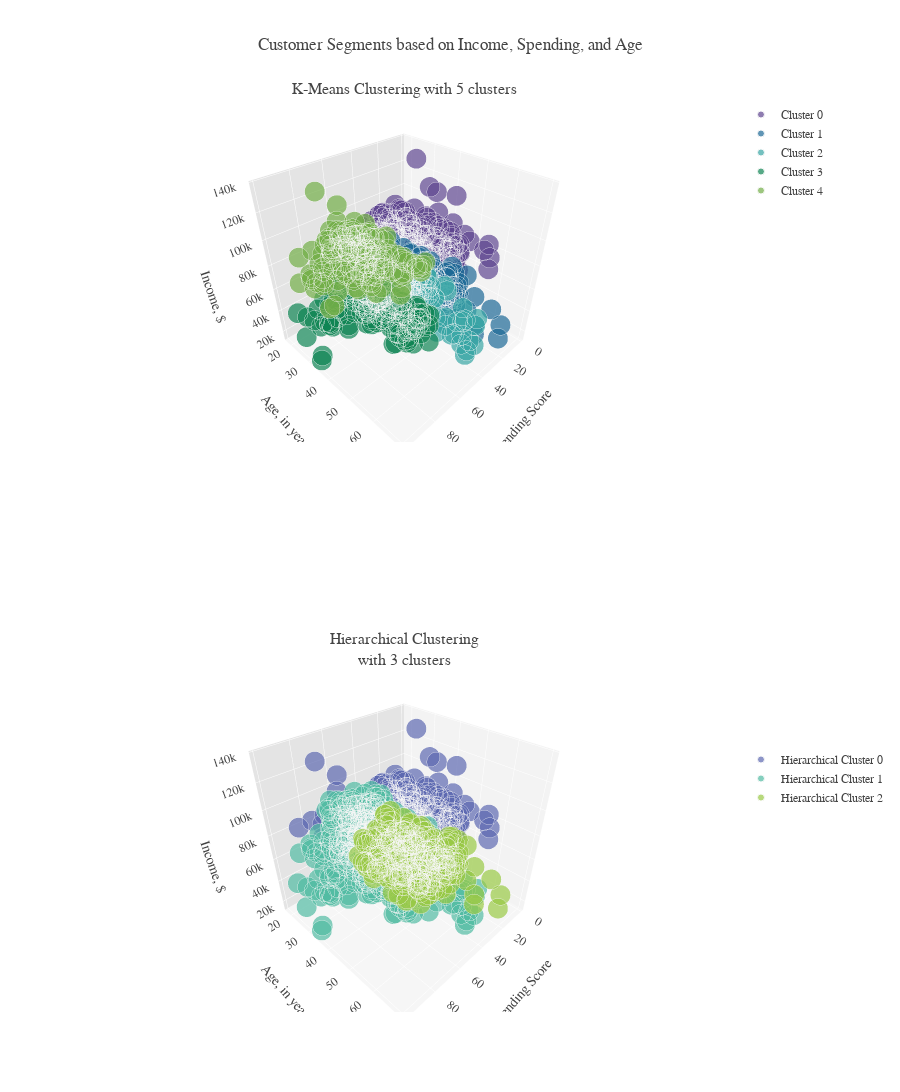

The notebook cell saved with this chart:
### Markdown cell above
# <div style="color:white;display:fill;border-radius:5px;background-color:#67A4A4;letter-spacing:0.5px;overflow:hidden"><p style="padding:20px;color:white;overflow:hidden;margin:0;font-size:120%;text-align:center">Cluster Profile Comparison</p></div>
Below are the plots of the customer profiles based on age, income, and spending from each clustering model.

### Code cell
# Initializing figure with 3 3D subplots
fig = make_subplots(rows=2, cols=1,
                    specs=[[{'type': 'scatter3d'}],
                           [{'type': 'scatter3d'}], 
                          ],
                     subplot_titles=("K-Means Clustering with 5 clusters", 
                                     "Hierarchical Clustering<br>with 3 clusters", 
                                     )
                   )

# Adding clusters to scatterplots 
plot_km['K-Means Cluster'] = plot_km['K-Means Cluster'].astype(int)
plot_km=plot_km.sort_values(by='K-Means Cluster')
for i in range(0,5):
    fig.add_trace(go.Scatter3d(x = plot_km[plot_km['K-Means Cluster'] == i]['Spending Score'],
                               y = plot_km[plot_km['K-Means Cluster'] == i]['Age'],
                               z = plot_km[plot_km['K-Means Cluster'] == i]['Annual Income'],                        
                               mode = 'markers', marker=dict(
                                   size=7,  
                                   color = px.colors.qualitative.Prism[i],
                                   line_width = 1,
                                   line_color='#F7F7F7',
                                   opacity=0.7),
                               name = str('Cluster '+str(i)), legendgroup = 1),
                 row=1, col=1)

plot_hc['Hierarchical Cluster'] = plot_hc['Hierarchical Cluster'].astype(int)
plot_hc=plot_hc.sort_values(by='Hierarchical Cluster')
for i in range(0,3):    
    fig.add_trace(go.Scatter3d(x = plot_hc[plot_hc['Hierarchical Cluster'] == i]['Spending Score'],
                               y = plot_hc[plot_hc['Hierarchical Cluster'] == i]['Age'],
                               z = plot_hc[plot_hc['Hierarchical Cluster'] == i]['Annual Income'],                        
                               mode = 'markers', marker=dict(
                                   size=7,   
                                   color = px.colors.qualitative.Vivid[i+1],
                                   line_width = 1, 
                                   line_color='#F7F7F7',
                                   opacity=0.7),
                               name = str('Hierarchical Cluster '+str(i)), legendgroup = 2), 
                  row=2, col=1)



fig.update_traces(hovertemplate='Customer Spending Score: %{x}<br>Income: $%{z}<br>Age: %{y}')
fig.update_layout(title="Customer Segments based on Income, Spending, and Age",
                  template=temp, height=1800, legend_tracegroupgap = 550,
                  scene=dict(aspectmode='cube',
                             xaxis = dict(title='Spending Score', 
                                          backgroundcolor="#F3F3F3",
                                          gridcolor="white",
                                          showbackground=True,
                                          zerolinecolor="white",),
                             yaxis = dict(title='Age, in years',
                                          backgroundcolor="#E4E4E4",
                                          gridcolor="white",
                                          showbackground=True,
                                          zerolinecolor="white"),
                             zaxis = dict(title='Income, $', 
                                          ticksuffix='k',
                                          backgroundcolor="#F6F6F6",
                                          gridcolor="white",
                                          showbackground=True,
                                          zerolinecolor="white")), 
                  scene2=dict(aspectmode='cube', 
                             xaxis = dict(title='Spending Score',
                                          backgroundcolor="#F3F3F3",
                                          gridcolor="white",
                                          showbackground=True,
                                          zerolinecolor="white",),
                             yaxis = dict(title='Age, in years',
                                          backgroundcolor="#E4E4E4",
                                          gridcolor="white",
                                          showbackground=True,
                                          zerolinecolor="white"),
                             zaxis = dict(title='Income, $', 
                                          ticksuffix='k',
                                          backgroundcolor="#F6F6F6",
                                          gridcolor="white",
                                          showbackground=True,
                                          zerolinecolor="white")), 

                  )
fig.show()

### Figure 1 — Plotly figure (JSON) as saved in the notebook; plotly's stock layout.template omitted (floating-point values rounded to 4 significant figures; data arrays with more than 128 entries replaced by an {"elided": "..."} marker saying what was removed)
{"data": [{"hovertemplate": "Customer Spending Score: %{x}<br>Income: $%{z}<br>Age: %{y}", "legendgroup": "1", "marker": {"color": "rgb(95, 70, 144)", "line": {"color": "#F7F7F7", "width": 1}, "opacity": 0.7, "size": 7}, "mode": "markers", "name": "Cluster 0", "scene": "scene", "type": "scatter3d", "x": {"elided": "253 int values"}, "y": {"elided": "253 int values"}, "z": {"elided": "253 int values"}}, {"hovertemplate": "Customer Spending Score: %{x}<br>Income: $%{z}<br>Age: %{y}", "legendgroup": "1", "marker": {"color": "rgb(29, 105, 150)", "line": {"color": "#F7F7F7", "width": 1}, "opacity": 0.7, "size": 7}, "mode": "markers", "name": "Cluster 1", "scene": "scene", "type": "scatter3d", "x": {"elided": "229 int values"}, "y": {"elided": "229 int values"}, "z": {"elided": "229 int values"}}, {"hovertemplate": "Customer Spending Score: %{x}<br>Income: $%{z}<br>Age: %{y}", "legendgroup": "1", "marker": {"color": "rgb(56, 166, 165)", "line": {"color": "#F7F7F7", "width": 1}, "opacity": 0.7, "size": 7}, "mode": "markers", "name": "Cluster 2", "scene": "scene", "type": "scatter3d", "x": {"elided": "255 int values"}, "y": {"elided": "255 int values"}, "z": {"elided": "255 int values"}}, {"hovertemplate": "Customer Spending Score: %{x}<br>Income: $%{z}<br>Age: %{y}", "legendgroup": "1", "marker": {"color": "rgb(15, 133, 84)", "line": {"color": "#F7F7F7", "width": 1}, "opacity": 0.7, "size": 7}, "mode": "markers", "name": "Cluster 3", "scene": "scene", "type": "scatter3d", "x": {"elided": "204 int values"}, "y": {"elided": "204 int values"}, "z": {"elided": "204 int values"}}, {"hovertemplate": "Customer Spending Score: %{x}<br>Income: $%{z}<br>Age: %{y}", "legendgroup": "1", "marker": {"color": "rgb(115, 175, 72)", "line": {"color": "#F7F7F7", "width": 1}, "opacity": 0.7, "size": 7}, "mode": "markers", "name": "Cluster 4", "scene": "scene", "type": "scatter3d", "x": {"elided": "170 int values"}, "y": {"elided": "170 int values"}, "z": {"elided": "170 int values"}}, {"hovertemplate": "Customer Spending Score: %{x}<br>Income: $%{z}<br>Age: %{y}", "legendgroup": "2", "marker": {"color": "rgb(93, 105, 177)", "line": {"color": "#F7F7F7", "width": 1}, "opacity": 0.7, "size": 7}, "mode": "markers", "name": "Hierarchical Cluster 0", "scene": "scene2", "type": "scatter3d", "x": {"elided": "226 int values"}, "y": {"elided": "226 int values"}, "z": {"elided": "226 int values"}}, {"hovertemplate": "Customer Spending Score: %{x}<br>Income: $%{z}<br>Age: %{y}", "legendgroup": "2", "marker": {"color": "rgb(82, 188, 163)", "line": {"color": "#F7F7F7", "width": 1}, "opacity": 0.7, "size": 7}, "mode": "markers", "name": "Hierarchical Cluster 1", "scene": "scene2", "type": "scatter3d", "x": {"elided": "578 int values"}, "y": {"elided": "578 int values"}, "z": {"elided": "578 int values"}}, {"hovertemplate": "Customer Spending Score: %{x}<br>Income: $%{z}<br>Age: %{y}", "legendgroup": "2", "marker": {"color": "rgb(153, 201, 69)", "line": {"color": "#F7F7F7", "width": 1}, "opacity": 0.7, "size": 7}, "mode": "markers", "name": "Hierarchical Cluster 2", "scene": "scene2", "type": "scatter3d", "x": {"elided": "307 int values"}, "y": {"elided": "307 int values"}, "z": {"elided": "307 int values"}}], "layout": {"annotations": [{"font": {"size": 16}, "showarrow": false, "text": "K-Means Clustering with 5 clusters", "x": 0.5, "xanchor": "center", "xref": "paper", "y": 1, "yanchor": "bottom", "yref": "paper"}, {"font": {"size": 16}, "showarrow": false, "text": "Hierarchical Clustering<br>with 3 clusters", "x": 0.5, "xanchor": "center", "xref": "paper", "y": 0.375, "yanchor": "bottom", "yref": "paper"}], "height": 1800, "legend": {"tracegroupgap": 550}, "scene": {"aspectmode": "cube", "domain": {"x": [0, 1], "y": [0.625, 1]}, "xaxis": {"backgroundcolor": "#F3F3F3", "gridcolor": "white", "showbackground": true, "title": {"text": "Spending Score"}, "zerolinecolor": "white"}, "yaxis": {"backgroundcolor": "#E4E4E4", "gridcolor": "white", "showbackground": true, "title": {"text": "Age, in years"}, "zerolinecolor": "white"}, "zaxis": {"backgroundcolor": "#F6F6F6", "gridcolor": "white", "showbackground": true, "ticksuffix": "k", "title": {"text": "Income, $"}, "zerolinecolor": "white"}}, "scene2": {"aspectmode": "cube", "domain": {"x": [0, 1], "y": [0, 0.375]}, "xaxis": {"backgroundcolor": "#F3F3F3", "gridcolor": "white", "showbackground": true, "title": {"text": "Spending Score"}, "zerolinecolor": "white"}, "yaxis": {"backgroundcolor": "#E4E4E4", "gridcolor": "white", "showbackground": true, "title": {"text": "Age, in years"}, "zerolinecolor": "white"}, "zaxis": {"backgroundcolor": "#F6F6F6", "gridcolor": "white", "showbackground": true, "ticksuffix": "k", "title": {"text": "Income, $"}, "zerolinecolor": "white"}}, "title": {"text": "Customer Segments based on Income, Spending, and Age"}}}
